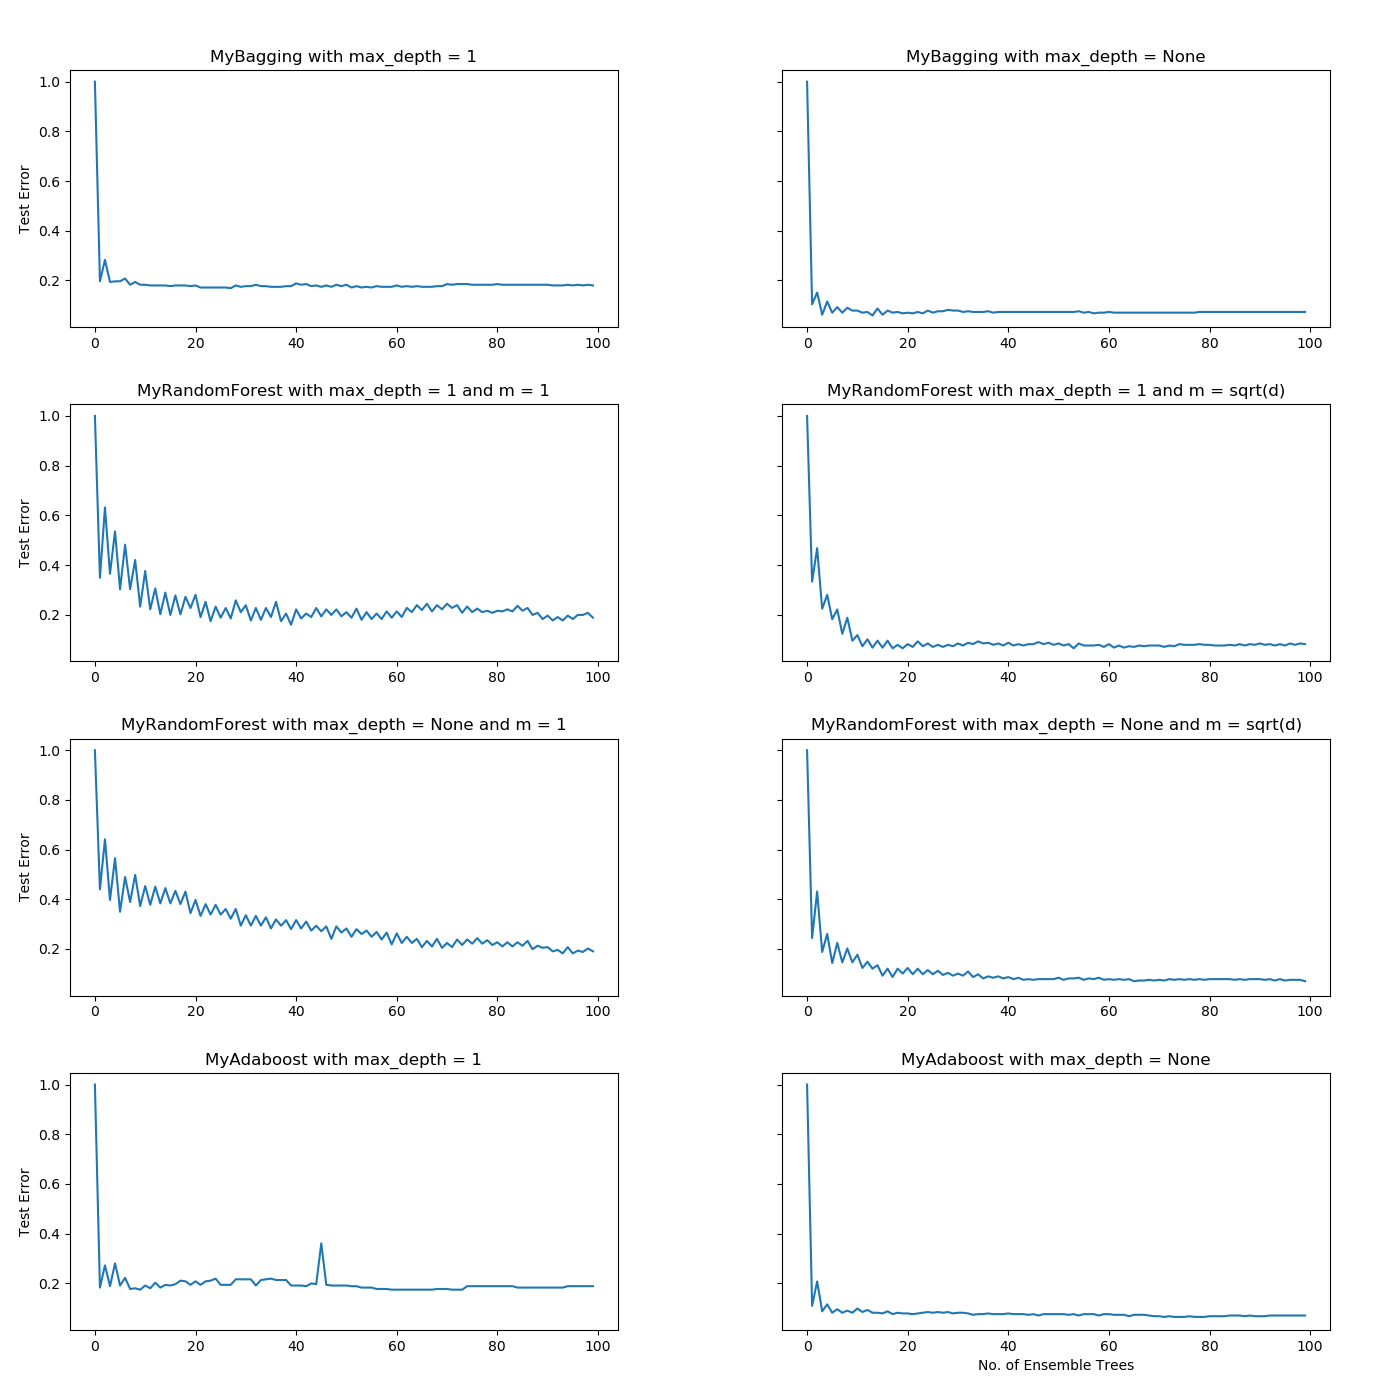

Recreate this plot in Python.
import random
import numpy as np

from sklearn.datasets import load_digits
from my_cross_val import my_cross_val

from MyBagging import MyBagging
from MyRandomForest import MyRandomForest
from MyAdaboost import MyAdaboost

# for plot
import matplotlib.pyplot as plt
plt.switch_backend('agg')

def print_results(title: str, results: list) -> None:
    print(title)
    print('Error rate per fold:', results)
    print('Mean error rate: {:.4f}'.format(results.mean()))
    print('Stdev error rate: {:.4f}\n'.format(results.std()))

random.seed(2021)

X,t = load_digits(return_X_y=True)

class_0 = 3
class_1 = 8

X = X[(t==class_0) | (t==class_1)]
r = t[(t==class_0) | (t==class_1)]
r[r==class_0]=-1
r[r==class_1]=1

fig,ax = plt.subplots(4,2,figsize=(14, 14),sharey=True) # to plot images figsize[width, height]

N = X.shape[0] # number of samples in X
d = X.shape[1] # number of features in X

num_classifiers = 100  
num_folds = 5

#### Bagging

# max_depth = 1
my_bagging = MyBagging(num_classifiers,1)
results = my_cross_val(my_bagging,X,r,k=num_folds)
print_results('MyBagging with max_depth = 1', results[:,-1])

ax[0,0].plot(np.arange(num_classifiers),results.mean(axis=0))
ax[0,0].set_title('MyBagging with max_depth = 1')
ax[0,0].set_ylabel('Test Error')

# max_depth = None
my_bagging = MyBagging(num_classifiers,None)
results = my_cross_val(my_bagging,X,r,k=num_folds)
print_results('MyBagging with max_depth = None', results[:,-1])

ax[0,1].plot(np.arange(num_classifiers),results.mean(axis=0))
ax[0,1].set_title('MyBagging with max_depth = None')

print('**************\n')

#### Random Forest

# max_depth = 1, m = 1
my_rf = MyRandomForest(1,num_classifiers,1)
results = my_cross_val(my_rf,X,r,k=num_folds)
print_results('MyRandomForest with max_depth = 1 and m = 1', results[:,-1])

ax[1,0].plot(np.arange(num_classifiers),results.mean(axis=0))
ax[1,0].set_title('MyRandomForest with max_depth = 1 and m = 1')
ax[1,0].set_ylabel('Test Error')

# max_depth = 1, m = sqrt(d)
my_rf = MyRandomForest(int(np.sqrt(d)),num_classifiers,1)
results = my_cross_val(my_rf,X,r,k=num_folds)
print_results('MyRandomForest with max_depth = 1 and m = sqrt(d)', results[:,-1])

ax[1,1].plot(np.arange(num_classifiers),results.mean(axis=0))
ax[1,1].set_title('MyRandomForest with max_depth = 1 and m = sqrt(d)')

# max_depth = None, d = 1
my_rf = MyRandomForest(1,num_classifiers,None)
results = my_cross_val(my_rf,X,r,k=num_folds)
print_results('MyRandomForest with max_depth = None and m = 1', results[:,-1])

ax[2,0].plot(np.arange(num_classifiers),results.mean(axis=0))
ax[2,0].set_title('MyRandomForest with max_depth = None and m = 1')
ax[2,0].set_ylabel('Test Error')

# max_depth = None, sqrt(d)
my_rf = MyRandomForest(int(np.sqrt(d)),num_classifiers,None)
results = my_cross_val(my_rf,X,r,k=num_folds)
print_results('MyRandomForest with max_depth = None and m = sqrt(d)', results[:,-1])

ax[2,1].plot(np.arange(num_classifiers),results.mean(axis=0))
ax[2,1].set_title('MyRandomForest with max_depth = None and m = sqrt(d)')

print('**************\n')

#####  Adaboost

# max_depth = 1
my_adaboost = MyAdaboost(num_classifiers,1)
results = my_cross_val(my_adaboost,X,r,k=num_folds)
print_results('MyAdaboost with max_depth = 1', results[:,-1])

ax[3,0].plot(np.arange(num_classifiers),results.mean(axis=0))
ax[3,0].set_title('MyAdaboost with max_depth = 1')
ax[3,0].set_ylabel('Test Error')

# max_depth = None
my_adaboost = MyAdaboost(num_classifiers,None)
results = my_cross_val(my_adaboost,X,r,k=num_folds)
print_results('MyAdaboost with max_depth = None', results[:,-1])

ax[3,1].plot(np.arange(num_classifiers),results.mean(axis=0))
ax[3,1].set_title('MyAdaboost with max_depth = None')

ax[3,1].set_xlabel('No. of Ensemble Trees')

fig.subplots_adjust(left=0.05, right=0.95, top=0.95, bottom=0.05,wspace=0.3,hspace=0.3)
fig.savefig('hw3q2.png')
